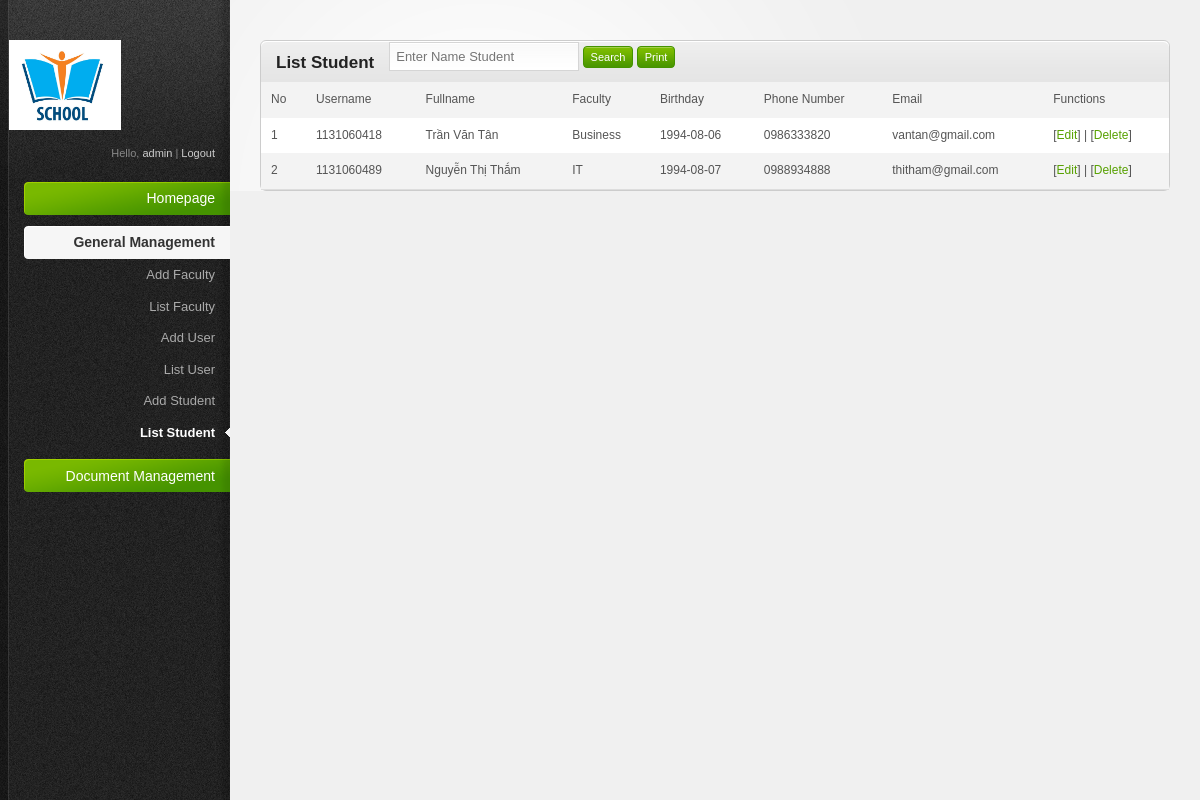
The app's page /admin/index.php?act=student (signed in) with its own data.
### tables this page shows
CREATE TABLE IF NOT EXISTS `tbl_student` (
  `studentID` varchar(20) NOT NULL,
  `password` varchar(300) NOT NULL,
  `id_faculty` int(11) NOT NULL,
  `fullname` varchar(50) NOT NULL,
  `dob` date NOT NULL,
  `phoneNum` varchar(15) NOT NULL,
  `email` varchar(30) NOT NULL,
  PRIMARY KEY (`studentID`)
);

CREATE TABLE IF NOT EXISTS `tbl_faculty` (
  `id` int(11) NOT NULL AUTO_INCREMENT,
  `name` varchar(50) NOT NULL,
  PRIMARY KEY (`id`)
);

### admin/modules/student/list.php (the view, shortened to what this page needs)
<div class="content-box-header">
	<h3>List Student</h3>
	<form>
		<input placeholder='Enter Name Student' name="name" id="searchName"/>
		<input type="submit" value="Search" class="button">
		<a target="_blank" href="printStudent.php?">
			<input type="button" value="Print" class="button">
		</a>
	</form>
</div>
<table>
	<tr>
		<td>No</td>
		<td>Username</td>
		<td>Fullname</td>
		<td>Faculty</td>
		<td>Birthday</td>
		<td>Phone Number</td>
		<td>Email</td>
		<td>Functions</td>
	</tr>
<?php
if($_GET['name']){
	$sql="select LH.name as 'nameFaculty', SV.* from tbl_student SV inner join tbl_faculty LH on SV.id_faculty=LH.id where SV.fullname like'%$_GET[name]%' ";
}
else $sql="select LH.name as 'nameFaculty', SV.* from tbl_student SV inner join tbl_faculty LH on SV.id_faculty=LH.id";
$qr=mysql_query($sql." limit $GLOBALS[vtbd], $GLOBALS[limit]");
$i=0;
while ($kq=mysql_fetch_array($qr)) {
	$i++;
	echo "<tr>";
		echo "<td>$i</td>";
		echo "<td>".$kq['studentID']."</td>";
		echo "<td>".$kq['fullname']."</td>";
		echo "<td>".$kq['nameFaculty']."</td>";
		echo "<td>".$kq['dob']."</td>";
		echo "<td>".$kq['phoneNum']."</td>";
		echo "<td>".$kq['email']."</td>";
		echo "<td>[<a href='?act=student&mod=edit&id=$kq[studentID]'>Edit</a>] | [<a href='?act=student&mod=delete&id=$kq[studentID]' onclick='return checkDel()'>Delete</a>]</td>";
	echo "</tr>";
}
?>
</table>

### admin/teamplates/css/style.css (style rules this page uses)
html { font-size: 100%; height: 100%; margin-bottom: 1px; }
body { font-family: Arial, Helvetica, sans-serif; color: #555; background: #f0f0f0 url('../images/bg-body.gif') top left repeat-y; font-size: 12px; }
h1, h2, h3, h4, h5, h6 { font-family: Helvetica, Arial, sans-serif; color: #222; font-weight: bold; }
h3 { font-size: 17px; padding: 0 0 10px 0; }
a { color: #57a000; text-decoration: none; }
.button { font-family: Verdana, Arial, sans-serif; display: inline-block; background: #459300 url('../images/bg-button-green.gif') top left repeat-x !important; border: 1px solid #459300 !important; padding: 4px 7px 4px 7px !important; color: #fff !important; font-size: 11px !important; cursor: pointer; }
.content-box-header { background: #e5e5e5 url('../images/bg-content-box.gif') top left repeat-x; margin-top: 1px; height: 40px; }
.content-box-header h3 { padding: 12px 15px 10px; float: left; }
#main-content table { width: 100%; border-collapse: collapse; }
#main-content tbody tr { background: #fff; }
#main-content tbody tr.alt-row { background: #f3f3f3; }
#main-content table td, #main-content table th { padding: 10px; line-height: 1.3em; }
form input, input.text-input, form select, form textarea, form .wysiwyg { padding: 6px; font-size: 13px; background: #fff url('../images/bg-form-field.gif') top left repeat-x; border: 1px solid #d5d5d5; color: #333; }

### admin/teamplates/css/invalid.css (style rules this page uses)
.button, #main-content table tfoot td .bulk-actions select, .pagination a.number, form input.text-input, form textarea, form .wysiwyg, form select { -moz-border-radius: 4px; -webkit-border-radius: 4px; border-radius: 4px; }
.content-box, .content-box-header, ul.content-box-tabs li a.current, .shortcut-button, .notification { -moz-border-radius: 6px; -webkit-border-radius: 6px; border-radius: 6px; }
.content-box-header { -moz-border-radius-bottomleft: 0; -moz-border-radius-bottomright: 0; -webkit-border-bottom-left-radius: 0; -webkit-border-bottom-right-radius: 0; border-bottom-left-radius: 0; border-bottom-right-radius: 0; }

### records on screen
tbl_student: studentID "1131060418", fullname "Trần Văn Tân", id_faculty.name "Business", dob "1994-08-06", phoneNum "0986333820", email "vantan@gmail.com"
tbl_student: studentID "1131060489", fullname "Nguyễn Thị Thắm", id_faculty.name "IT", dob "1994-08-07", phoneNum "0988934888", email "thitham@gmail.com"

### other values on screen
$_SESSION['adminID'] "admin"
